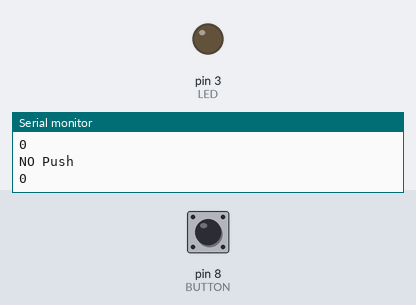
This sketch was run on a simulated Arduino Uno, built with avr-gcc and run on an emulated ATmega328P. Parts: output pins drawn as LEDs (lit = HIGH), the last lines printed to the serial monitor. The test bench sets the inputs (shaded band); at power-on: pin 8 (BUTTON) LOW.

Above: at 1.2 s.
1.3 s: pin 8 (BUTTON) pulled HIGH for 0.15 s
At 1.39 s:
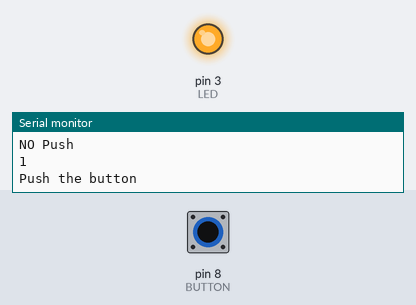
2.9 s: pin 8 (BUTTON) pulled HIGH for 3.2 s
At 7.1 s:
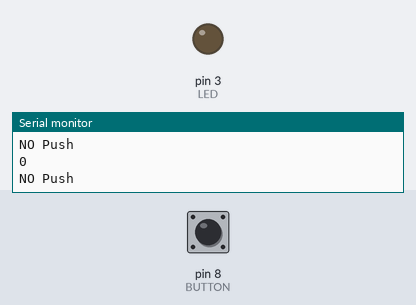
7.6 s: pin 8 (BUTTON) driven HIGH
At 8.5 s:
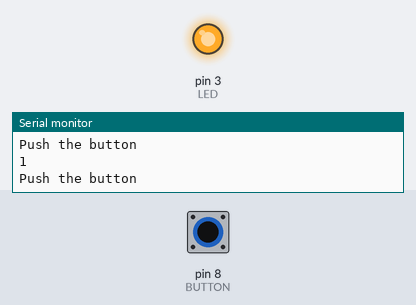
10.6 s: pin 8 (BUTTON) driven LOW
At 11.5 s:
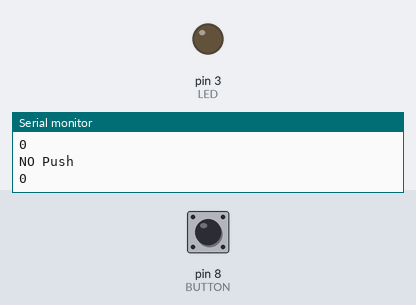
Timing chart, 0 to 13.6 s (numbered marks = the images above; inputs shaded):
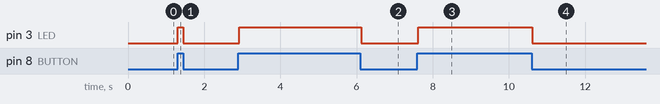

The sketch:

Button.ino
```cpp
int LED = 3;
int BUTTON = 8;
int BUTTON_STATUS = 0;

void setup() {
  // put your setup code here, to run once:
  Serial.begin(9600);
  pinMode(LED, OUTPUT);
  pinMode(BUTTON, INPUT);
}

void loop() {
  // put your main code here, to run repeatedly:
  BUTTON_STATUS = digitalRead(BUTTON);

  Serial.println(BUTTON_STATUS);

  if(BUTTON_STATUS == HIGH){
    // True
    digitalWrite(LED, HIGH);
    Serial.println("Push the button");
  }
  else{
    //False
    digitalWrite(LED, LOW);
    Serial.println("NO Push");
  }
}
```

Measured:
- after the input at 1.3 s, pin 3 (LED): LOW → HIGH at once, → LOW 0.15 s later
- after the input at 2.9 s, pin 3 (LED): LOW → HIGH at once, → LOW 3.2 s later
- after the input at 7.6 s, pin 3 (LED): LOW → HIGH at once
- after the input at 10.6 s, pin 3 (LED): HIGH → LOW at once
